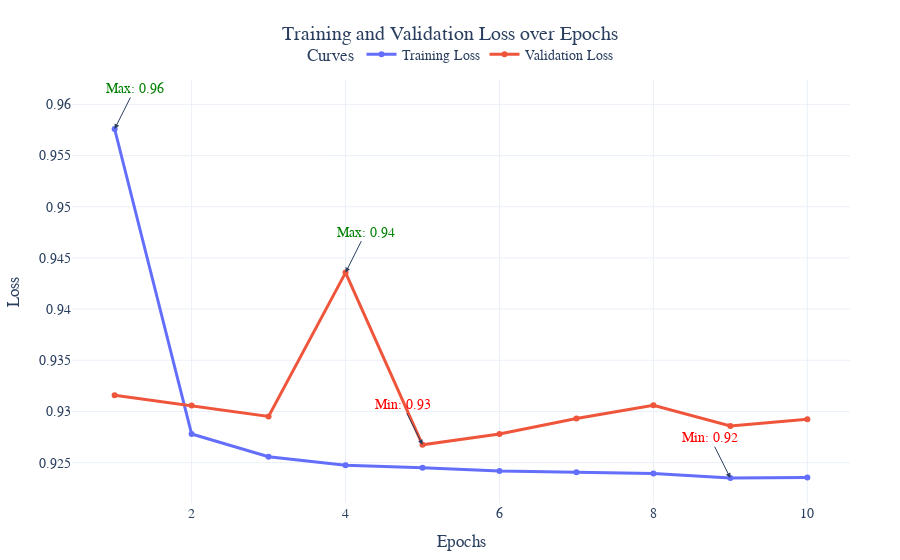

The cell this chart's notebook holds for it:
### Code cell
trainer = Trainer(
    config=TrainerConfig(
        optimizer="adam",
        criterion="cross_entropy",
        learning_rate=1e-3,
        weight_decay=1e-5,
        batch_size=128,
        early_stopping_patience=5,
        save_weights_path="./models/mlp_adult.pth"
    ),
    model= model
)

# Train the model
trainer.train(train_dataset, val_dataset, epochs=20)

### Figure 1 — Plotly figure (JSON) as saved in the notebook; plotly's stock layout.template omitted (floating-point values rounded to 4 significant figures)
{"data": [{"hovertemplate": "%{x}, %{y}<extra>Training Loss</extra>", "line": {"width": 3}, "marker": {"size": 6}, "mode": "lines+markers", "name": "Training Loss", "type": "scatter", "x": [1, 2, 3, 4, 5, 6, 7, 8, 9, 10, 11, 12, 13, 14, 15, 16, 17, 18, 19, 20], "y": [0.9576, 0.9278, 0.9256, 0.9247, 0.9245, 0.9242, 0.9241, 0.9239, 0.9235, 0.9235]}, {"hovertemplate": "%{x}, %{y}<extra>Validation Loss</extra>", "line": {"width": 3}, "marker": {"size": 6}, "mode": "lines+markers", "name": "Validation Loss", "type": "scatter", "x": [1, 2, 3, 4, 5, 6, 7, 8, 9, 10, 11, 12, 13, 14, 15, 16, 17, 18, 19, 20], "y": [0.9316, 0.9306, 0.9295, 0.9436, 0.9267, 0.9278, 0.9293, 0.9306, 0.9286, 0.9292]}], "layout": {"annotations": [{"arrowhead": 2, "ax": -20, "ay": -40, "font": {"color": "red"}, "showarrow": true, "text": "Min: 0.92", "x": 9, "y": 0.9235}, {"arrowhead": 2, "ax": 20, "ay": -40, "font": {"color": "green"}, "showarrow": true, "text": "Max: 0.96", "x": 1, "y": 0.9576}, {"arrowhead": 2, "ax": -20, "ay": -40, "font": {"color": "red"}, "showarrow": true, "text": "Min: 0.93", "x": 5, "y": 0.9267}, {"arrowhead": 2, "ax": 20, "ay": -40, "font": {"color": "green"}, "showarrow": true, "text": "Max: 0.94", "x": 4, "y": 0.9436}], "font": {"family": "Arial, sans-serif", "size": 14}, "legend": {"orientation": "h", "title": {"text": "Curves"}, "x": 0.5, "xanchor": "center", "y": 1.02, "yanchor": "bottom"}, "margin": {"b": 50, "l": 50, "r": 50, "t": 80}, "title": {"text": "Training and Validation Loss over Epochs", "x": 0.5, "xanchor": "center"}, "xaxis": {"title": {"text": "Epochs"}}, "yaxis": {"title": {"text": "Loss"}}}}
